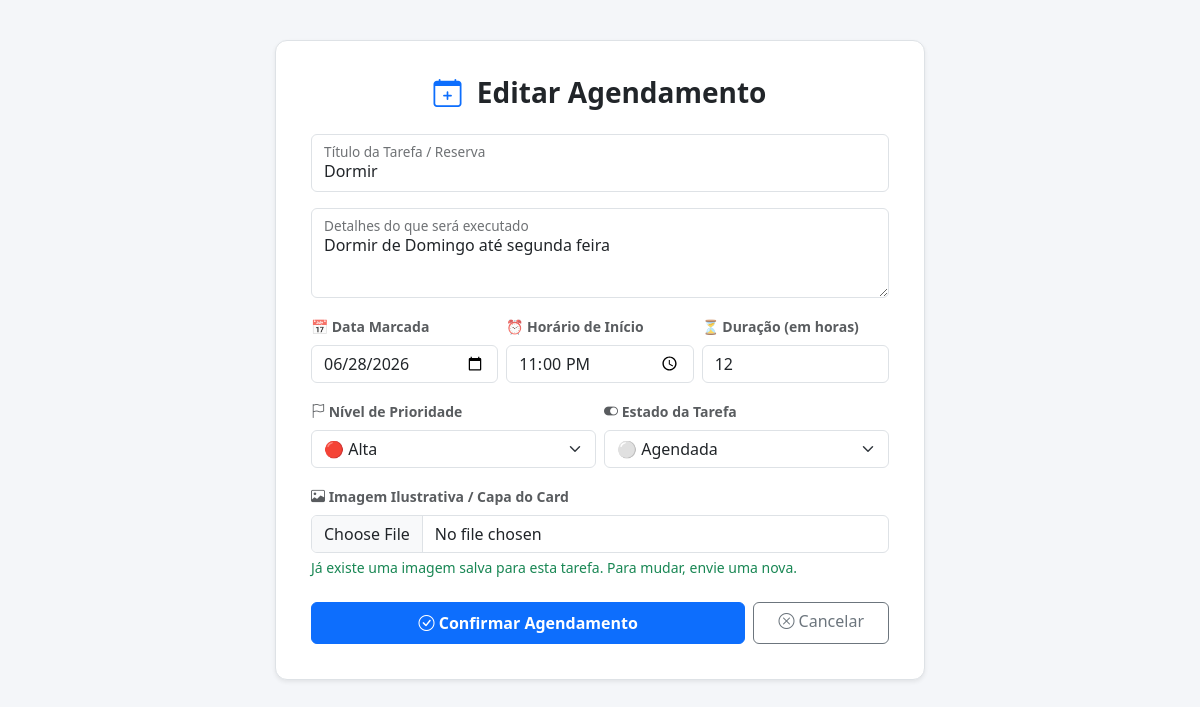
The page /index.php?acao=editar&id=9 on the database its author committed.
### tables this page shows
CREATE TABLE `tarefas` (
  `id` int(11) NOT NULL,
  `titulo` varchar(150) NOT NULL,
  `descricao` text DEFAULT NULL,
  `prioridade` enum('Alta','Média','Baixa') NOT NULL DEFAULT 'Média',
  `status_tarefa` varchar(50) DEFAULT 'Agendada',
  `data_limite` date DEFAULT NULL,
  `criado_em` timestamp NOT NULL DEFAULT current_timestamp(),
  `imagem` varchar(255) DEFAULT NULL,
  `data_tarefa` date DEFAULT NULL,
  `hora_tarefa` time DEFAULT NULL,
  `duracao` int(11) DEFAULT NULL
);

### controllers/TarefaController.php (called while the page is built, shortened)
<?php
require_once 'models/Tarefa.php';
class TarefaController
{
    private $modelo;
    public function __construct()
    {
        $this->modelo = new Tarefa();
    }
    public function editar()
    {
        $id = $_GET['id'];
        $tarefa = $this->modelo->buscarPorId($id);
        require_once 'views/tarefas/formulario.php';
    }
}

### config/database.php (called while the page is built)
<?php
class Database
{
    private $host = 'localhost';
    private $nomeBanco = 'mvc_tarefas';
    private $usuario = 'root';
    private $senha = '';
    public function connect()
    {
        try {
            $conexao = new PDO(
                "mysql:host={$this->host};dbname={$this->nomeBanco};charset=utf8",
                $this->usuario,
                $this->senha
            );
            $conexao->setAttribute(PDO::ATTR_ERRMODE, PDO::ERRMODE_EXCEPTION);
            return $conexao;
        } catch (PDOException $erro) {
            die('Erro na conexão com o banco de dados: ' . $erro->getMessage());
        }
    }
}

### models/Tarefa.php (called while the page is built, shortened)
<?php
require_once 'config/database.php';
class Tarefa
{
    private $conexao;
    public function __construct()
    {
        $bancoDeDados = new Database();
        $this->conexao = $bancoDeDados->connect();
    }
    public function buscarPorId($id)
    {
        $sql = "SELECT * FROM tarefas WHERE id = :id";
        $comando = $this->conexao->prepare($sql);
        $comando->bindValue(':id', $id, PDO::PARAM_INT);
        $comando->execute();
        return $comando->fetch(PDO::FETCH_ASSOC);
    }
}

### views/tarefas/formulario.php (the view, shortened to what this page needs)
<!DOCTYPE html>
<html lang="pt-br">
<head>
    <link href="https://cdn.jsdelivr.net/npm/bootstrap@5.3.0/dist/css/bootstrap.min.css" rel="stylesheet">
    <link rel="stylesheet" href="https://cdn.jsdelivr.net/npm/bootstrap-icons@1.11.1/font/bootstrap-icons.css">
</head>
<body>
    <div class="container">
        <div class="form-container shadow-sm border">
            <h3 class="mb-4 text-center text-dark fw-bold">
                <i class="bi bi-calendar-plus text-primary me-2"></i>
                <?= isset($tarefa) ? 'Editar Agendamento' : 'Novo Agendamento de Tarefa' ?>
            </h3>
            <form action="index.php?acao=<?= isset($tarefa) ? 'atualizar' : 'salvar' ?>" method="POST" enctype="multipart/form-data">
                <div class="form-floating mb-3">
                    <input type="text" name="titulo" class="form-control" id="titulo" placeholder="Título" value="<?= $tarefa['titulo'] ?? '' ?>" required>
                    <label for="titulo">Título da Tarefa / Reserva</label>
                </div>
                <div class="form-floating mb-3">
                    <textarea name="descricao" class="form-control" id="descricao" placeholder="Descrição" style="height: 90px;"><?= $tarefa['descricao'] ?? '' ?></textarea>
                    <label for="descricao">Detalhes do que será executado</label>
                </div>
                <div class="row g-2 mb-3">
                    <div class="col-md-4">
                        <label class="form-label text-muted small fw-bold">📅 Data Marcada</label>
                        <input type="date" name="data_tarefa" class="form-control" value="<?= $tarefa['data_tarefa'] ?? '' ?>" required>
                    </div>
                    <div class="col-md-4">
                        <label class="form-label text-muted small fw-bold">⏰ Horário de Início</label>
                        <input type="time" name="hora_tarefa" class="form-control" value="<?= $tarefa['hora_tarefa'] ?? '' ?>" required>
                    </div>
                    <div class="col-md-4">
                        <label class="form-label text-muted small fw-bold">⏳ Duração (em horas)</label>
                        <input type="number" name="duracao" class="form-control" min="1" placeholder="Ex: 2" value="<?= $tarefa['duracao'] ?? '1' ?>" required>
                    </div>
                </div>
                <div class="row g-2 mb-3">
                    <div class="col-md-6">
                        <label class="form-label text-muted small fw-bold"><i class="bi bi-flag"></i> Nível de Prioridade</label>
                        <select name="prioridade" class="form-select">
                            <option value="Alta" <?= (isset($tarefa) && $tarefa['prioridade'] == 'Alta') ? 'selected' : '' ?>>🔴 Alta</option>
                        </select>
                    </div>
                    <div class="col-md-6">
                        <label class="form-label text-muted small fw-bold"><i class="bi bi-toggle-on"></i> Estado da Tarefa</label>
                        <select name="status_tarefa" class="form-select">
                            <option value="Agendada" <?= (isset($tarefa) && $tarefa['status_tarefa'] == 'Agendada') ? 'selected' : '' ?>>⚪ Agendada</option>
                        </select>
                    </div>
                </div>
                <div class="mb-4">
                    <label class="form-label text-muted small fw-bold"><i class="bi bi-image"></i> Imagem Ilustrativa / Capa do Card</label>
                    <input type="file" name="imagem" class="form-control" accept="image/*">
                    <?php if(!empty($tarefa['imagem'])): ?>
                        <div class="form-text text-success">Já existe uma imagem salva para esta tarefa. Para mudar, envie uma nova.</div>
                    <?php endif; ?>
                </div>
                <div class="d-flex gap-2">
                    <button type="submit" class="btn btn-primary flex-grow-1 py-2 fw-bold"><i class="bi bi-check-circle"></i> Confirmar Agendamento</button>
                    <a href="index.php?acao=listar" class="btn btn-outline-secondary px-4"><i class="bi bi-x-circle"></i> Cancelar</a>
                </div>
            </form>
        </div>
    </div>
</body>
</html>

### views/tarefas/formulario.php (style rules this page uses)
body { background-color: #f4f6f9; }
.form-container { max-width: 650px; margin: 40px auto; background: white; padding: 35px; border-radius: 12px; }

### rows shown on the page
tarefas: titulo "Dormir", descricao "Dormir de Domingo até segunda feira", data_tarefa "06/28/2026", hora_tarefa "23:00:00", duracao "12", prioridade "🔴 Alta", status_tarefa "⚪ Agendada"
